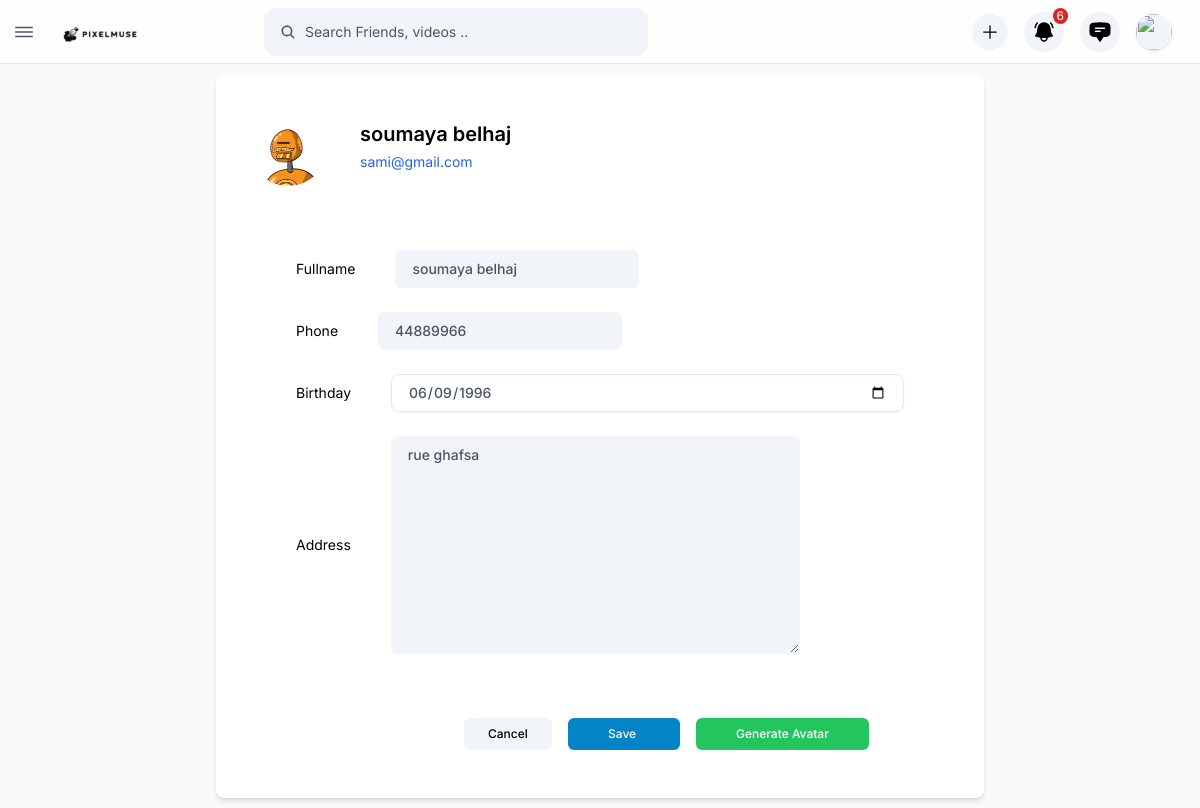
The app's page /profile/ (signed in) with its own data.
### users/models.py (models this page shows, shortened)
class User(AbstractBaseUser, PermissionsMixin):
    email = models.EmailField(unique=True)
    fullname = models.CharField(max_length=255)
    phone = models.CharField(max_length=20, blank=True, null=True)
    birthday = models.DateField(blank=True, null=True)
    address = models.TextField(blank=True, null=True)
    role = models.CharField(max_length=10, choices=[('admin', 'Admin'), ('user', 'User'),('support','Support')])
    is_active = models.BooleanField(default=True)
    is_staff = models.BooleanField(default=False)
    user_photo = models.ImageField(upload_to='user_photos/', blank=True, null=True)
    objects = UserManager()
    USERNAME_FIELD = 'email'
    REQUIRED_FIELDS = ['fullname']

### users/views.py (the view)
# urls.py: path('profile/', views.update_user, name='update_user'),
@login_required
def update_user(request):
    user = request.user
    if request.method == 'POST':
        form = UserUpdateForm(request.POST, request.FILES, instance=user)
        if form.is_valid():
            form.save()
            if request.POST.get('generate_avatar'):
                try:
                    avatar_file = generate_avatar(user.fullname)
                    if avatar_file:
                        user.user_photo.save(avatar_file.name, avatar_file)
                        user.save()
                        messages.success(request, "Avatar généré avec succès!")
                    else:
                        messages.error(request, "Erreur lors de la génération de l'avatar.")
                except requests.ConnectionError:
                    messages.error(request, "Erreur de connexion à l'API d'avatar.")
            request.session['full_name'] = user.fullname
            request.session['userphoto'] = user.user_photo.url if user.user_photo else None
            return redirect('update_user')
    else:
        form = UserUpdateForm(instance=user)
    return render(request, 'ProfileFront.html', {
        'form': form,
        'user': user,
        'MEDIA_URL': settings.MEDIA_URL
    })

### users/forms.py (shortened to what this page needs)
class UserUpdateForm(forms.ModelForm):
    birthday = forms.DateField(
        widget=forms.DateInput(attrs={
            'type': 'date',
            'class': '!w-full !rounded-lg !bg-transparent !shadow-sm !border-slate-200 dark:!border-slate-800 dark:!bg-white/5',
        }),
        required=False
    )
    class Meta:
        model = User
        fields = ['fullname', 'phone', 'birthday', 'address', 'user_photo']
    def __init__(self, *args, **kwargs):
        super(UserUpdateForm, self).__init__(*args, **kwargs)
        self.fields['user_photo'].required = False

### templates/ProfileFront.html (shortened to what this page needs)
{% extends "base.html" %}
{% load static %}
{% block content %}
<main id="site__main" class="2xl:ml-[--w-side]  xl:ml-[--w-side-sm] p-2.5 h-[calc(100vh-var(--m-top))] mt-[--m-top]">
    <div class="max-w-3xl mx-auto">
        <div class="box relative rounded-lg shadow-md">
<form method="POST" enctype="multipart/form-data">
    <div class="flex md:gap-8 gap-4 items-center md:p-8 p-6 md:pb-4">
        <div class="relative md:w-20 md:h-20 w-12 h-12 shrink-0">
            <label for="file" class="cursor-pointer">
                <img id="img" src="{% if user.user_photo %}{{ MEDIA_URL }}{{ user.user_photo }}{% else %}{% static 'images/avatars/avatar-3.jpg' %}{% endif %}" class="object-cover w-full h-full rounded-full" alt="User Photo"/>
            </label>
        </div>
        <div class="flex-1">
            <h3 class="md:text-xl text-base font-semibold text-black dark:text-white">{{ user.fullname }}</h3>
            <p class="text-sm text-blue-600 mt-1 font-normal">{{ user.email }}</p>
        </div>
    </div>
    <div class="md:py-12 md:px-20 p-6 overflow-hidden text-black text-sm">
        <div>
            <div class="space-y-6">
                <div class="md:flex items-center gap-10">
                    {{ form.fullname.label }}
                    {{ form.fullname }}
                </div>
                <div class="md:flex items-center gap-10">
                    {{ form.phone.label }}
                    {{ form.phone }}
                </div>
                <div class="md:flex items-center gap-10">
                    {{ form.birthday.label }}
                    {{ form.birthday }}
                </div>
                <div class="md:flex items-center gap-10">
                    {{ form.address.label }}
                    {{ form.address }}
                </div>
            </div>
            <div class="flex items-center gap-4 mt-16 lg:pl-[10.5rem]">
                <button type="button" class="button lg:px-6 bg-secondery max-md:flex-1" onclick="window.history.back();">Cancel</button>
                <button type="submit" class="button lg:px-10 bg-primary text-white max-md:flex-1">Save </button>
                <button type="submit" name="generate_avatar" value="true" class="button lg:px-10 bg-green-500 text-white max-md:flex-1">Generate Avatar</button>
            </div>
        </div>
    </div>
</form>
        </div>
    </div>
</main>
{% endblock %}

### records on screen
User: user_photo (picture), fullname "soumaya belhaj", email "sami@gmail.com", phone "44889966", birthday "06/09/1996", address "rue ghafsa"
